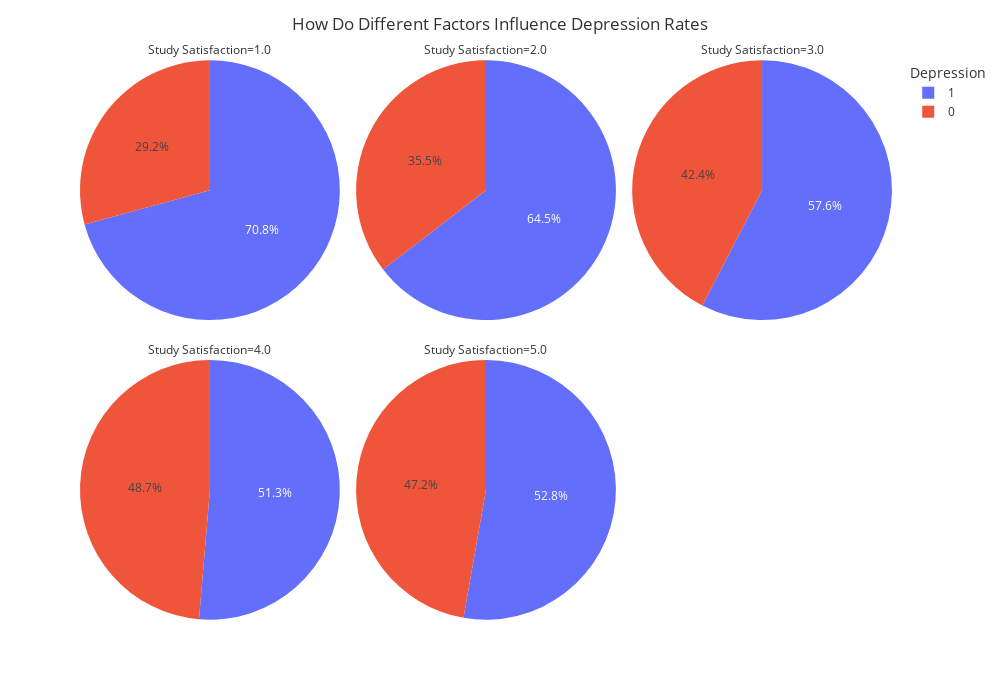

Write notebook code for a chart like this one.
### Code cell
# Sebastians Graph
DF_Depression_Influence = (
DF.value_counts(subset=['Study Satisfaction', 'Depression']).reset_index(name='count').sort_values(by='Study Satisfaction', ascending=True)

)

fig = px.pie(DF_Depression_Influence, 
    values='count', 
    names = 'Depression',
    facet_col='Study Satisfaction',
    color = 'Depression',
    facet_col_wrap = 3,
)


fig.update_layout(
                  title='How Do Different Factors Influence Depression Rates',
                  template='ggplot2',
                  legend_title='Depression',
                  width=1000,
                  height=700,
                      
                      )

fig.show()

### Figure 1 — Plotly figure (JSON) as saved in the notebook; plotly's stock layout.template omitted (floating-point values rounded to 4 significant figures)
{"data": [{"customdata": [[1], [0]], "domain": {"x": [0, 0.32], "y": [0.535, 1.0]}, "hovertemplate": "Study Satisfaction=1.0<br>Depression=%{customdata[0]}<br>count=%{value}<extra></extra>", "labels": [1, 0], "legendgroup": "", "marker": {"colors": ["#636efa", "#EF553B"]}, "name": "", "showlegend": true, "type": "pie", "values": [3857, 1594]}, {"customdata": [[1], [0]], "domain": {"x": [0.34, 0.66], "y": [0.535, 1.0]}, "hovertemplate": "Study Satisfaction=2.0<br>Depression=%{customdata[0]}<br>count=%{value}<extra></extra>", "labels": [1, 0], "legendgroup": "", "marker": {"colors": ["#636efa", "#EF553B"]}, "name": "", "showlegend": true, "type": "pie", "values": [3769, 2071]}, {"customdata": [[1], [0]], "domain": {"x": [0.68, 1.0], "y": [0.535, 1.0]}, "hovertemplate": "Study Satisfaction=3.0<br>Depression=%{customdata[0]}<br>count=%{value}<extra></extra>", "labels": [1, 0], "legendgroup": "", "marker": {"colors": ["#636efa", "#EF553B"]}, "name": "", "showlegend": true, "type": "pie", "values": [3354, 2469]}, {"customdata": [[1], [0]], "domain": {"x": [0, 0.32], "y": [0, 0.465]}, "hovertemplate": "Study Satisfaction=4.0<br>Depression=%{customdata[0]}<br>count=%{value}<extra></extra>", "labels": [1, 0], "legendgroup": "", "marker": {"colors": ["#636efa", "#EF553B"]}, "name": "", "showlegend": true, "type": "pie", "values": [3265, 3095]}, {"customdata": [[0], [1]], "domain": {"x": [0.34, 0.66], "y": [0, 0.465]}, "hovertemplate": "Study Satisfaction=5.0<br>Depression=%{customdata[0]}<br>count=%{value}<extra></extra>", "labels": [0, 1], "legendgroup": "", "marker": {"colors": ["#636efa", "#EF553B"]}, "name": "", "showlegend": true, "type": "pie", "values": [2334, 2089]}], "layout": {"annotations": [{"font": {}, "showarrow": false, "text": "Study Satisfaction=4.0", "x": 0.16, "xanchor": "center", "xref": "paper", "y": 0.465, "yanchor": "bottom", "yref": "paper"}, {"font": {}, "showarrow": false, "text": "Study Satisfaction=5.0", "x": 0.5, "xanchor": "center", "xref": "paper", "y": 0.465, "yanchor": "bottom", "yref": "paper"}, {"font": {}, "showarrow": false, "text": "Study Satisfaction=1.0", "x": 0.16, "xanchor": "center", "xref": "paper", "y": 1.0, "yanchor": "bottom", "yref": "paper"}, {"font": {}, "showarrow": false, "text": "Study Satisfaction=2.0", "x": 0.5, "xanchor": "center", "xref": "paper", "y": 1.0, "yanchor": "bottom", "yref": "paper"}, {"font": {}, "showarrow": false, "text": "Study Satisfaction=3.0", "x": 0.84, "xanchor": "center", "xref": "paper", "y": 1.0, "yanchor": "bottom", "yref": "paper"}], "height": 700, "legend": {"title": {"text": "Depression"}, "tracegroupgap": 0}, "margin": {"t": 60}, "title": {"text": "How Do Different Factors Influence Depression Rates"}, "width": 1000}}
